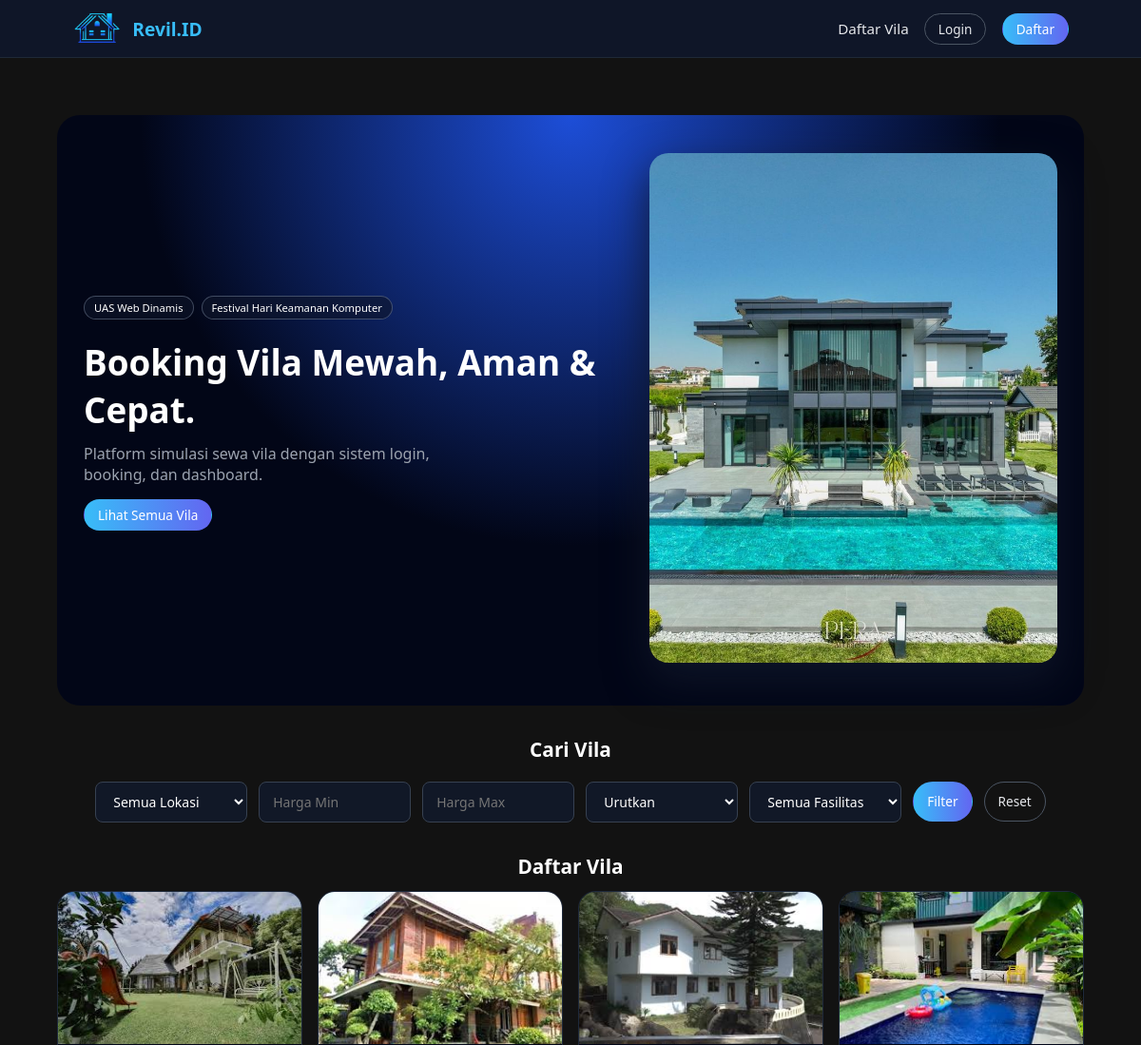
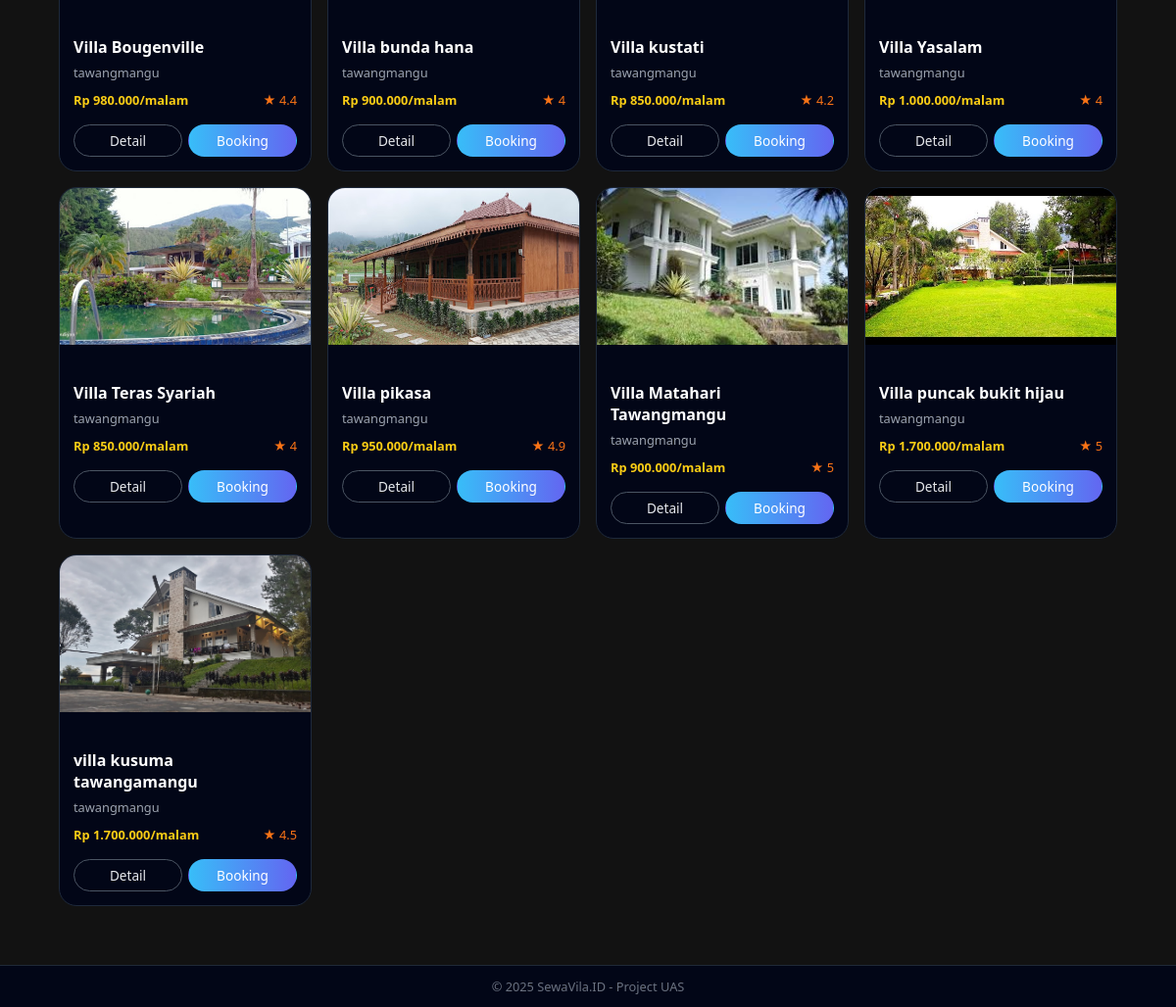
The page / on the database its author committed (2 pictures, top to bottom).
### tables this page shows
CREATE TABLE `vila` (
  `id_vila` int(11) NOT NULL,
  `nama_vila` varchar(100) NOT NULL,
  `lokasi` varchar(100) NOT NULL,
  `harga` int(11) NOT NULL,
  `deskripsi` text DEFAULT NULL,
  `fasilitas` text DEFAULT NULL,
  `rating` float DEFAULT NULL,
  `gambar` varchar(255) DEFAULT NULL,
  `latitude` decimal(20,16) DEFAULT NULL,
  `longitude` decimal(20,16) DEFAULT NULL
);

### index.php (the view, shortened to what this page needs)
<?php
include 'header.php';
require_once 'config/database.php';
?>
<section class="hero">
    <div>
        <div class="hero-badges">
            <span class="badge">UAS Web Dinamis</span>
            <span class="badge">Festival Hari Keamanan Komputer</span>
        </div>
        <h1 class="hero-title">Booking Vila Mewah, Aman & Cepat.</h1>
        <p class="hero-sub">
            Platform simulasi sewa vila dengan sistem login, booking, dan dashboard.
        </p>
        <a href="vila.php" class="btn-primary">Lihat Semua Vila</a>
    </div>
    <div>
        <img src="assets/img/2.jpg" alt="Hero Vila">
    </div>
</section>
<h2 class="section-title">Cari Vila</h2>
<form method="GET" class="filter-container">
    <select name="lokasi" class="form-input">
        <option value="">Semua Lokasi</option>
    </select>
    <input type="number" name="min" placeholder="Harga Min" value="<?= $_GET['min'] ?? '' ?>" class="form-input">
    <input type="number" name="max" placeholder="Harga Max" value="<?= $_GET['max'] ?? '' ?>" class="form-input">
    <select name="sort" class="form-input">
        <option value="">Urutkan</option>
    </select>
    <select name="fasilitas" class="form-input">
        <option value="">Semua Fasilitas</option>
    </select>
    <button type="submit" class="btn-primary">Filter</button>
    <a href="vila.php" class="btn-outline">Reset</a>
</form>
<?php
$query = "SELECT * FROM vila WHERE 1";
if (!empty($_GET['sort'])) {
    $sort = $_GET['sort'];
    if ($sort == "harga_asc") $query .= " ORDER BY harga ASC";
    elseif ($sort == "harga_desc") $query .= " ORDER BY harga DESC";
    elseif ($sort == "rating") $query .= " ORDER BY rating DESC";
} else {
    $query .= " ORDER BY id_vila DESC";
}
$result = mysqli_query($conn, $query);
?>
<h2 class="section-title">Daftar Vila</h2>
<div id="villaList" class="card-grid">
<?php
while ($v = mysqli_fetch_assoc($result)): ?>
    <div class="card">
        <img src="<?= dirname($_SERVER['PHP_SELF']) === '/vila'
        ? '../assets/img/' . $v['gambar']
        : 'assets/img/' . $v['gambar'] ?>"
     class="villa-img"><div class="card-body"></div>
        <div class="card-body">
            <div class="card-title"><?= $v['nama_vila']; ?></div>
            <div class="card-location"><?= $v['lokasi']; ?></div>
            <div class="card-meta">
                <span class="price">Rp <?= number_format($v['harga'],0,',','.'); ?>/malam</span>
                <span class="rating">★ <?= round($v['rating'],1); ?></span>
            </div>
            <div class="card-actions">
                <a href="detail_vila.php?id=<?= $v['id_vila']; ?>" class="btn-outline">Detail</a>
                <a href="booking.php?id=<?= $v['id_vila']; ?>" class="btn-primary">Booking</a>
            </div>
        </div>
    </div>
<?php endwhile; ?>
</div>
<?php include 'footer.php'; ?>

### header.php (shortened to what this page needs)
<!DOCTYPE html>
<html lang="id">
<head>
    <link rel="stylesheet" href="assets/css/style.css">
</head>
<body>
<header class="navbar">
    <div class="nav-container">
        <a href="index.php" class="logo">
            <img src="assets/logo/logo.png" alt="Logo SewaVila">
            <span>Revil.ID</span>
        </a>
        <nav class="navbar-links">
            <a href="vila.php">Daftar Vila</a>
            <?php if (!empty($_SESSION['id_user'])): ?>
                <span class="nav-user">Hi, <?php echo htmlspecialchars($_SESSION['nama']); ?></span>
                <a href="auth/logout.php" class="btn-outline">Logout</a>
            <?php else: ?>
                <a href="auth/login.php" class="btn-outline">Login</a>
                <a href="auth/register.php" class="btn-primary">Daftar</a>
            <?php endif; ?>
        </nav>
    </div>
</header>
<main class="main-container">

### footer.php
</main>
<footer class="footer">
    <p>&copy; <?php echo date('Y'); ?> SewaVila.ID - Project UAS</p>
</footer>
</body>
</html>

### assets/css/style.css (style rules this page uses)
* { box-sizing: border-box; margin: 0; padding: 0; font-family: system-ui, -apple-system, BlinkMacSystemFont, "Segoe UI", sans-serif; }
header { position: fixed; top: 0; width: 100%; z-index: 999; }
html, body { height: 100%; margin: 0; }
body { margin: 0; padding: 0; background: #121212; color: white; display: flex; flex-direction: column; padding-top: 0px; }
.navbar { background: rgba(15,23,42,0.95); border-bottom: 1px solid #1f2937; position: sticky; top: 0; z-index: 9999; }
.nav-container { max-width: 1080px; margin: 0 auto; padding: 12px 16px; display: flex; align-items: center; justify-content: space-between; }
.logo { display: flex; align-items: center; gap: 10px; font-size: 1.2rem; font-weight: 700; color: #38bdf8; text-decoration: none; }
.logo img { height: 36px; width: auto; display: block; }
nav a { margin-left: 12px; color: #e5e7eb; text-decoration: none; font-size: 0.95rem; }
.btn-primary, .btn-outline { border-radius: 999px; padding: 6px 14px; font-size: 0.85rem; border: 1px solid transparent; }
.btn-primary { background: linear-gradient(90deg,#38bdf8,#6366f1); color: white !important; text-decoration: none; }
.btn-outline { border-color: #4b5563; color: #e5e7eb !important; text-decoration: none; }
.main-container { width: 100%; padding: 60px; }
.hero { background: radial-gradient(circle at top, #1d4ed8, #020617 55%); border-radius: 24px; padding: 40px 28px; display: grid; grid-template-columns: minmax(0,2fr) minmax(0,1.5fr); gap: 24px; align-items: center; }
.hero-title { font-size: 2.3rem; font-weight: 700; margin-bottom: 10px; }
.hero-sub { color: #9ca3af; margin-bottom: 20px; max-width: 420px; }
.hero-badges { display: flex; gap: 8px; margin-bottom: 20px; flex-wrap: wrap; }
.badge { background: rgba(15,23,42,0.6); border-radius: 999px; padding: 4px 10px; font-size: 0.7rem; border: 1px solid rgba(148,163,184,0.4); }
.hero img { width: 100%; border-radius: 20px; object-fit: cover; box-shadow: 0 18px 45px rgba(15,23,42,0.9); }
.section-title { margin-top: 32px; margin-bottom: 12px; font-size: 1.3rem; font-weight: 600; text-align: center; }
.card-grid { display: grid; grid-template-columns: repeat(auto-fit,minmax(240px,1fr)); gap: 16px; }
.card { background: #020617; border-radius: 18px; overflow: hidden; border: 1px solid #1e293b; display: flex; flex-direction: column; }
.card img { width: 100%; height: 160px; object-fit: cover; }
.card-body { padding: 12px 14px 14px; display: flex; flex-direction: column; gap: 6px; }
.card-title { font-weight: 600; }
.card-location { font-size: 0.8rem; color: #9ca3af; }
.card-meta { display: flex; justify-content: space-between; font-size: 0.8rem; margin-top: 4px; }
.price { color: #facc15; font-weight: 600; }
.rating { color: #f97316; }
.card-actions { margin-top: 10px; display: flex; justify-content: space-between; gap: 6px; }
.card-actions a { flex: 1; text-align: center; text-decoration: none; }
main { flex: 1; }
.footer { border-top: 1px solid #1f2937; padding: 12px 16px; text-align: center; font-size: 0.8rem; color: #6b7280; background: #020617; }
.filter-container { display: flex; justify-content: center; gap: 12px; margin-top: 20px; flex-wrap: wrap; }
.filter-container select, .filter-container input { background: #111827; color: white; border: 1px solid #374151; padding: 10px 14px; border-radius: 8px; font-size: 14px; width: 160px; }
.filter-container button, .filter-container a.btn-outline { height: 42px; display: flex; align-items: center; justify-content: center; }

### index.php (style rules this page uses)
.filter-container { display: flex; justify-content: center; gap: 12px; margin-top: 20px; flex-wrap: wrap; }
.filter-container select, .filter-container input { background: #111827; color: white; border: 1px solid #374151; padding: 10px 14px; border-radius: 8px; font-size: 14px; width: 160px; }
.filter-container button, .filter-container a.btn-outline { height: 42px; display: flex; align-items: center; justify-content: center; }

### rows shown on the page
vila: gambar (picture), nama_vila "Villa Bougenville", lokasi "tawangmangu", harga "980.000", rating "4.4"
vila: gambar (picture), nama_vila "Villa bunda hana", lokasi "tawangmangu", harga "900.000", rating "4"
vila: gambar (picture), nama_vila "Villa kustati", lokasi "tawangmangu", harga "850.000", rating "4.2"
vila: gambar (picture), nama_vila "Villa Yasalam", lokasi "tawangmangu", harga "1.000.000", rating "4"
vila: gambar (picture), nama_vila "Villa Teras Syariah", lokasi "tawangmangu", harga "850.000", rating "4"
vila: gambar (picture), nama_vila "Villa pikasa", lokasi "tawangmangu", harga "950.000", rating "4.9"
vila: gambar (picture), nama_vila "Villa Matahari Tawangmangu", lokasi "tawangmangu", harga "900.000", rating "5"
vila: gambar (picture), nama_vila "Villa puncak bukit hijau", lokasi "tawangmangu", harga "1.700.000", rating "5"
vila: gambar (picture), nama_vila "villa kusuma tawangamangu", lokasi "tawangmangu", harga "1.700.000", rating "4.5"
